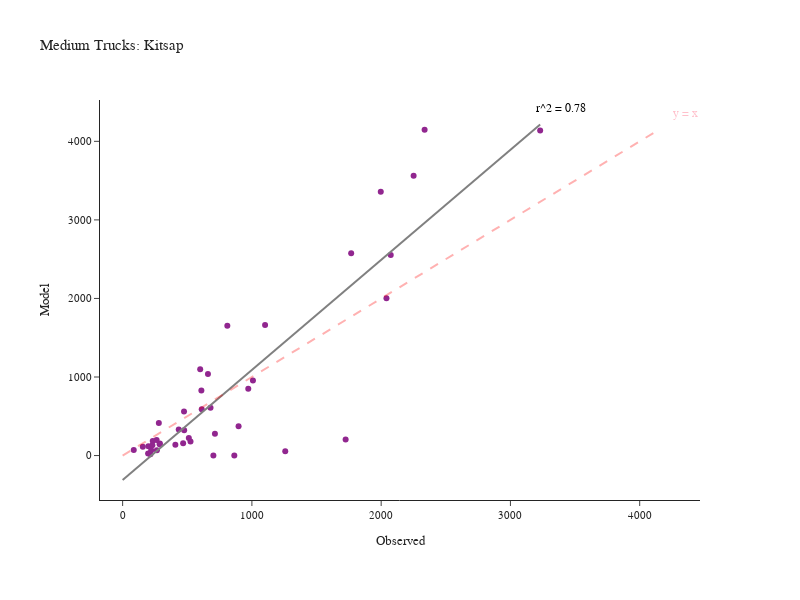

Here is the notebook cell this chart was saved with:
### Code cell
fig = create_truck_chart(df_daily_med, 'Medium', 'Kitsap')
fig.show()

### Figure 1 — Plotly figure (JSON) as saved in the notebook; plotly's stock layout.template omitted (floating-point values rounded to 4 significant figures)
{"data": [{"customdata": [["SR-16  N/O SR-302 NB/SB", "Kitsap"], ["SR-16 N/O SR-160 NB/SB", "Kitsap"], ["SR-16 N/O Tremont NB/SB", "Kitsap"], ["SR-16 S/O SR-3 NB", "Kitsap"], ["SR-104 @ Hood Canal Bridge WB/EB", "Kitsap"], ["SR-104 E/O Hood Canal Bridge WB/EB", "Kitsap"], ["SR-104 N/O Pt Gamble Rd WB/EB", "Kitsap"], ["SR-104 E/O SR-307 WB/EB", "Kitsap"], ["SR-104 E/O Hansville WB/EB", "Kitsap"], ["SR-160 @ SR-16 WB/EB", "Kitsap"], ["SR-160 E/O Long Lake Rd WB/EB", "Kitsap"], ["SR-160 W/O Banner WB/EB", "Kitsap"], ["SR-160 E/O Peterson WB/EB", "Kitsap"], ["SR-160 S/O Southworth Dr WB/EB", "Kitsap"], ["SR-166 E/O SR-16 WB/EB", "Kitsap"], ["SR-3 E/O Sunset Way NB/SB", "Kitsap"], ["SR-3 N/O SR-305 NB/SB", "Kitsap"], ["SR-3 S/O Newberry Hill Rd NB/SB", "Kitsap"], ["SR-3 @ SR-304 NB/SB", "Kitsap"], ["SR-3 NE of SR-16 NB/SB", "Kitsap"], ["SR-3 W/O Lake Flora Rd NB/SB", "Kitsap"], ["SR-303 E/O SR-3 NB/SB", "Kitsap"], ["SR-303 N/O 11th St NB/SB", "Kitsap"], ["SR-303 N/O SR-304 NB/SB", "Kitsap"], ["SR-304 E/O SR-3 WB/EB", "Kitsap"], ["SR-304 W/O Naval WB/EB", "Kitsap"], ["SR-305 W/O SR-307 WB/EB", "Kitsap"], ["SR-305 W/O Suquamish Way WB/EB", "Kitsap"], ["SR-305 N/O Day Rd WB/EB", "Kitsap"], ["SR-305 N/O High School Rd WB/EB", "Kitsap"], ["SR-305 S/O Winslow Way WB/EB", "Kitsap"], ["SR-305 @ Ferry Ramp WB/EB", "Kitsap"], ["SR-307 W/O SR-104 NB/SB", "Kitsap"], ["SR-307 N/O Gunderson NB/SB", "Kitsap"], ["SR-307 S/O Gunderson NB/SB", "Kitsap"], ["SR-307 N/O SR-305 NB/SB", "Kitsap"], ["SR-308 @ SR-3 WB/EB", "Kitsap"], ["SR-308 E/O SR-3 WB/EB", "Kitsap"], ["SR-308 E/O Silverdale Way WB/EB", "Kitsap"], ["SR-308 W/O Brownsville Hwy WB/EB", "Kitsap"], ["SR-310 @ SR-3 WB/EB", "Kitsap"], ["SR-310 W/O Callow WB/EB", "Kitsap"]], "hovertemplate": "Observed=%{x}<br>Model=%{y}<br>location=%{customdata[0]}<br>County=%{customdata[1]}<extra></extra>", "legendgroup": "", "line": {"color": "Grey", "width": 2}, "marker": {"color": "#91268F", "symbol": "circle"}, "mode": "markers", "name": "", "orientation": "v", "showlegend": false, "type": "scatter", "x": [2336, 1997, 2251, 2041, 702, 197, 215, 512, 288, 475, 525, 408, 233, 86, 280, 1258, 1725, 2074, 1768, 3230, 864, 972, 1008, 434, 810, 609, 1102, 660, 600, 468, 265, 221, 714, 476, 612, 680, 156, 199, 263, 230, 897, 286], "xaxis": "x", "y": [4147, 3357, 3561, 2003, 0, 25, 18, 222, 155, 562, 180, 136, 185, 70, 414, 55, 204, 2552, 2574, 4137, 0, 850, 957, 331, 1654, 829, 1662, 1039, 1098, 157, 67, 67, 277, 321, 588, 610, 112, 118, 199, 130, 373, 144], "yaxis": "y"}, {"hovertemplate": "Observed=%{x}<br>Model=%{y}<extra></extra>", "legendgroup": "", "line": {"color": "Grey", "dash": "solid", "width": 2}, "marker": {"symbol": "circle"}, "mode": "lines", "name": "", "orientation": "v", "showlegend": false, "type": "scatter", "x": [0.0, 32.63, 65.25, 97.88, 130.5, 163.1, 195.8, 228.4, 261.0, 293.6, 326.3, 358.9, 391.5, 424.1, 456.8, 489.4, 522.0, 554.6, 587.3, 619.9, 652.5, 685.2, 717.8, 750.4, 783.0, 815.7, 848.3, 880.9, 913.5, 946.2, 978.8, 1011.0, 1044.0, 1077.0, 1109.0, 1142.0, 1175.0, 1207.0, 1240.0, 1272.0, 1305.0, 1338.0, 1370.0, 1403.0, 1436.0, 1468.0, 1501.0, 1533.0, 1566.0, 1599.0, 1631.0, 1664.0, 1697.0, 1729.0, 1762.0, 1794.0, 1827.0, 1860.0, 1892.0, 1925.0, 1958.0, 1990.0, 2023.0, 2055.0, 2088.0, 2121.0, 2153.0, 2186.0, 2219.0, 2251.0, 2284.0, 2316.0, 2349.0, 2382.0, 2414.0, 2447.0, 2480.0, 2512.0, 2545.0, 2577.0, 2610.0, 2643.0, 2675.0, 2708.0, 2741.0, 2773.0, 2806.0, 2838.0, 2871.0, 2904.0, 2936.0, 2969.0, 3002.0, 3034.0, 3067.0, 3099.0, 3132.0, 3165.0, 3197.0, 3230.0], "xaxis": "x", "y": [-311.2, -265.5, -219.8, -174.1, -128.4, -82.67, -36.96, 8.748, 54.46, 100.2, 145.9, 191.6, 237.3, 283.0, 328.7, 374.4, 420.1, 465.8, 511.5, 557.2, 602.9, 648.6, 694.4, 740.1, 785.8, 831.5, 877.2, 922.9, 968.6, 1014.0, 1060.0, 1106.0, 1151.0, 1197.0, 1243.0, 1289.0, 1334.0, 1380.0, 1426.0, 1471.0, 1517.0, 1563.0, 1608.0, 1654.0, 1700.0, 1746.0, 1791.0, 1837.0, 1883.0, 1928.0, 1974.0, 2020.0, 2066.0, 2111.0, 2157.0, 2203.0, 2248.0, 2294.0, 2340.0, 2386.0, 2431.0, 2477.0, 2523.0, 2568.0, 2614.0, 2660.0, 2705.0, 2751.0, 2797.0, 2843.0, 2888.0, 2934.0, 2980.0, 3025.0, 3071.0, 3117.0, 3163.0, 3208.0, 3254.0, 3300.0, 3345.0, 3391.0, 3437.0, 3482.0, 3528.0, 3574.0, 3620.0, 3665.0, 3711.0, 3757.0, 3802.0, 3848.0, 3894.0, 3940.0, 3985.0, 4031.0, 4077.0, 4122.0, 4168.0, 4214.0], "yaxis": "y"}], "layout": {"annotations": [{"align": "right", "font": {"color": "pink", "size": 12}, "showarrow": false, "text": "y = x", "x": 4354.0, "y": 4354.0}, {"align": "right", "font": {"color": "black", "size": 12}, "showarrow": false, "text": "r^2 = 0.78", "x": 3392.0, "y": 4424.0}], "height": 600, "legend": {"tracegroupgap": 0}, "margin": {"b": 100, "l": 100, "r": 100, "t": 100}, "shapes": [{"line": {"color": "Red", "dash": "dash", "width": 2}, "type": "line", "x0": 0, "x1": 4147, "y0": 0, "y1": 4147}], "title": {"text": "Medium Trucks: Kitsap"}, "width": 800, "xaxis": {"anchor": "y", "domain": [0.0, 1.0], "title": {"text": "Observed"}}, "yaxis": {"anchor": "x", "domain": [0.0, 1.0], "title": {"text": "Model"}}}}
